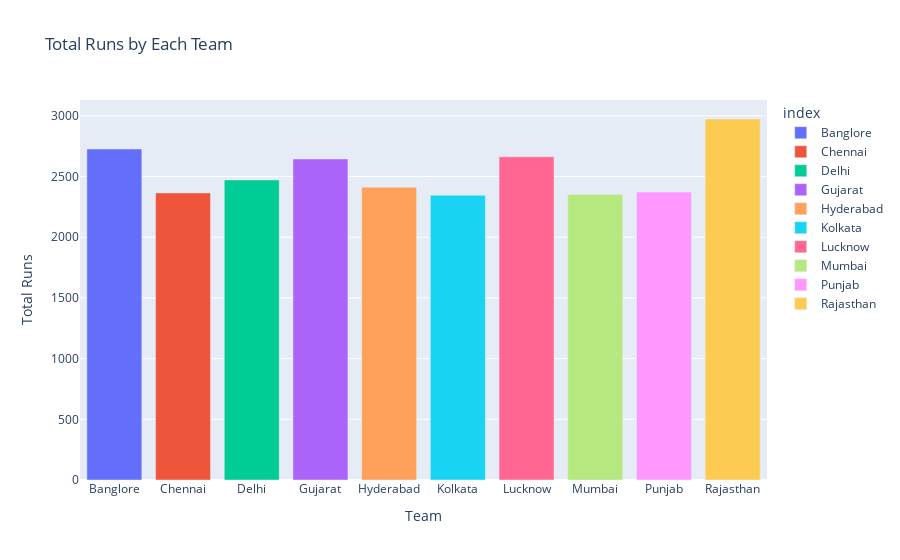

The code cell stored with this chart in its notebook:
### Code cell
# Plotting total runs for each team
fig = px.bar(team_runs, 
             x=team_runs.index, 
             y=team_runs.values, 
             title="Total Runs by Each Team", 
             labels={'x': 'Team', 'y': 'Total Runs'},
             color=team_runs.index)

fig.update_layout(xaxis_title="Team", yaxis_title="Total Runs")
fig.show()

### Figure 1 — Plotly figure (JSON) as saved in the notebook; plotly's stock layout.template omitted (floating-point values rounded to 4 significant figures)
{"data": [{"hovertemplate": "index=%{x}<br>Total Runs=%{y}<extra></extra>", "legendgroup": "Banglore", "marker": {"color": "#636efa", "pattern": {"shape": ""}}, "name": "Banglore", "orientation": "v", "showlegend": true, "textposition": "auto", "type": "bar", "x": ["Banglore"], "xaxis": "x", "y": [2727.0], "yaxis": "y"}, {"hovertemplate": "index=%{x}<br>Total Runs=%{y}<extra></extra>", "legendgroup": "Chennai", "marker": {"color": "#EF553B", "pattern": {"shape": ""}}, "name": "Chennai", "orientation": "v", "showlegend": true, "textposition": "auto", "type": "bar", "x": ["Chennai"], "xaxis": "x", "y": [2365.0], "yaxis": "y"}, {"hovertemplate": "index=%{x}<br>Total Runs=%{y}<extra></extra>", "legendgroup": "Delhi", "marker": {"color": "#00cc96", "pattern": {"shape": ""}}, "name": "Delhi", "orientation": "v", "showlegend": true, "textposition": "auto", "type": "bar", "x": ["Delhi"], "xaxis": "x", "y": [2472.0], "yaxis": "y"}, {"hovertemplate": "index=%{x}<br>Total Runs=%{y}<extra></extra>", "legendgroup": "Gujarat", "marker": {"color": "#ab63fa", "pattern": {"shape": ""}}, "name": "Gujarat", "orientation": "v", "showlegend": true, "textposition": "auto", "type": "bar", "x": ["Gujarat"], "xaxis": "x", "y": [2645.0], "yaxis": "y"}, {"hovertemplate": "index=%{x}<br>Total Runs=%{y}<extra></extra>", "legendgroup": "Hyderabad", "marker": {"color": "#FFA15A", "pattern": {"shape": ""}}, "name": "Hyderabad", "orientation": "v", "showlegend": true, "textposition": "auto", "type": "bar", "x": ["Hyderabad"], "xaxis": "x", "y": [2412.0], "yaxis": "y"}, {"hovertemplate": "index=%{x}<br>Total Runs=%{y}<extra></extra>", "legendgroup": "Kolkata", "marker": {"color": "#19d3f3", "pattern": {"shape": ""}}, "name": "Kolkata", "orientation": "v", "showlegend": true, "textposition": "auto", "type": "bar", "x": ["Kolkata"], "xaxis": "x", "y": [2346.0], "yaxis": "y"}, {"hovertemplate": "index=%{x}<br>Total Runs=%{y}<extra></extra>", "legendgroup": "Lucknow", "marker": {"color": "#FF6692", "pattern": {"shape": ""}}, "name": "Lucknow", "orientation": "v", "showlegend": true, "textposition": "auto", "type": "bar", "x": ["Lucknow"], "xaxis": "x", "y": [2662.0], "yaxis": "y"}, {"hovertemplate": "index=%{x}<br>Total Runs=%{y}<extra></extra>", "legendgroup": "Mumbai", "marker": {"color": "#B6E880", "pattern": {"shape": ""}}, "name": "Mumbai", "orientation": "v", "showlegend": true, "textposition": "auto", "type": "bar", "x": ["Mumbai"], "xaxis": "x", "y": [2351.0], "yaxis": "y"}, {"hovertemplate": "index=%{x}<br>Total Runs=%{y}<extra></extra>", "legendgroup": "Punjab", "marker": {"color": "#FF97FF", "pattern": {"shape": ""}}, "name": "Punjab", "orientation": "v", "showlegend": true, "textposition": "auto", "type": "bar", "x": ["Punjab"], "xaxis": "x", "y": [2372.0], "yaxis": "y"}, {"hovertemplate": "index=%{x}<br>Total Runs=%{y}<extra></extra>", "legendgroup": "Rajasthan", "marker": {"color": "#FECB52", "pattern": {"shape": ""}}, "name": "Rajasthan", "orientation": "v", "showlegend": true, "textposition": "auto", "type": "bar", "x": ["Rajasthan"], "xaxis": "x", "y": [2974.0], "yaxis": "y"}], "layout": {"barmode": "relative", "legend": {"title": {"text": "index"}, "tracegroupgap": 0}, "title": {"text": "Total Runs by Each Team"}, "xaxis": {"anchor": "y", "categoryarray": ["Banglore", "Chennai", "Delhi", "Gujarat", "Hyderabad", "Kolkata", "Lucknow", "Mumbai", "Punjab", "Rajasthan"], "categoryorder": "array", "domain": [0, 1], "title": {"text": "Team"}}, "yaxis": {"anchor": "x", "domain": [0, 1], "title": {"text": "Total Runs"}}}}
